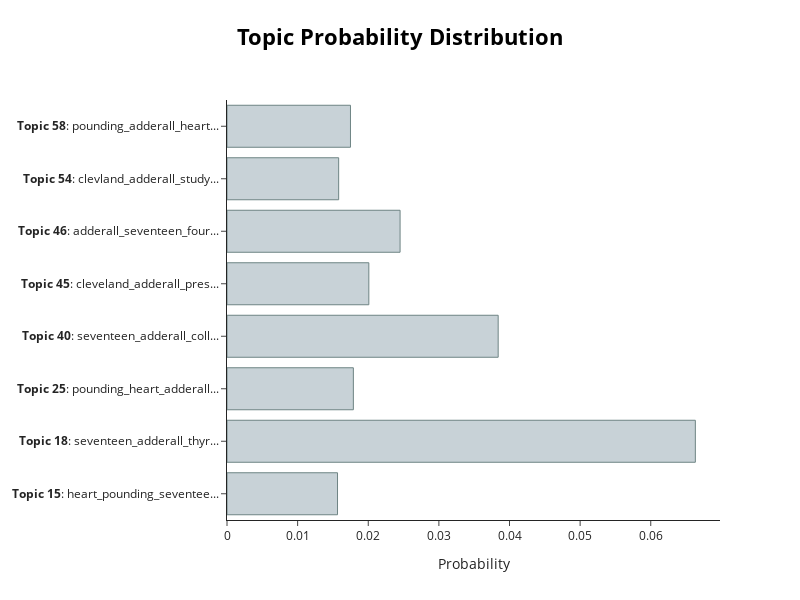

The code cell stored with this chart in its notebook:
### Code cell
topic_model.visualize_distribution(probs[200], min_probability=0.015)

### Figure 1 — Plotly figure (JSON) as saved in the notebook; plotly's stock layout.template omitted (floating-point values rounded to 4 significant figures)
{"data": [{"marker": {"color": "#C8D2D7", "line": {"color": "#6E8484", "width": 1}}, "orientation": "h", "type": "bar", "x": [0.01565, 0.06631, 0.01789, 0.0384, 0.02008, 0.02451, 0.01581, 0.01748], "y": ["<b>Topic 15</b>: heart_pounding_seventee...", "<b>Topic 18</b>: seventeen_adderall_thyr...", "<b>Topic 25</b>: pounding_heart_adderall...", "<b>Topic 40</b>: seventeen_adderall_coll...", "<b>Topic 45</b>: cleveland_adderall_pres...", "<b>Topic 46</b>: adderall_seventeen_four...", "<b>Topic 54</b>: clevland_adderall_study...", "<b>Topic 58</b>: pounding_adderall_heart..."]}], "layout": {"height": 600, "hoverlabel": {"bgcolor": "white", "font": {"family": "Rockwell", "size": 16}}, "title": {"font": {"color": "Black", "size": 22}, "text": "<b>Topic Probability Distribution", "x": 0.5, "xanchor": "center", "y": 0.95, "yanchor": "top"}, "width": 800, "xaxis": {"autorange": true, "range": [0, 0.0698], "title": {"text": "Probability"}, "type": "linear"}, "yaxis": {"autorange": true, "range": [-0.5, 7.5], "type": "category"}}}
